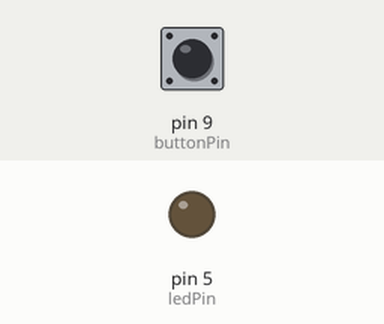
Simulated run of this sketch. Board: Arduino Uno, built with avr-gcc and run on an emulated ATmega328P. On the bench: output pins drawn as LEDs (lit = HIGH). Inputs (shaded band) come from the test bench; at power-on: pin 9 (buttonPin) HIGH.

Above: at 1.2 s.
1.3 s: pin 9 (buttonPin) pulled LOW for 0.15 s
At 2.2 s:
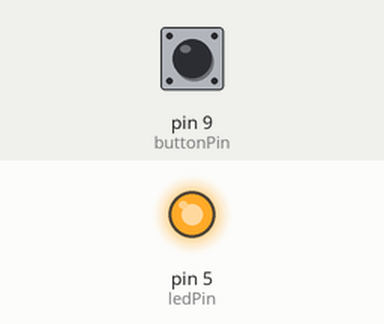
2.9 s: pin 9 (buttonPin) pulled LOW for 1 s
At 3.4 s:
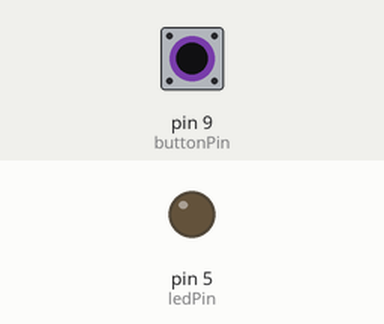
5.4 s: pin 9 (buttonPin) pulled LOW for 3.2 s
At 6.5 s:
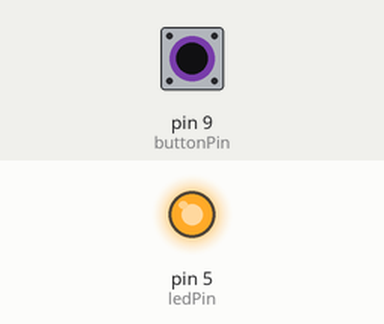
Timing chart, 0 to 8.4 s (numbered marks = the images above; inputs shaded):
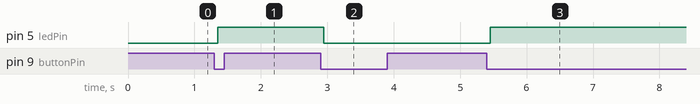

Measured:
- after the input at 1.3 s, pin 5 (ledPin): LOW → HIGH after 0.05 s
- after the input at 2.9 s, pin 5 (ledPin): HIGH → LOW after 0.05 s
- after the input at 5.4 s, pin 5 (ledPin): LOW → HIGH after 0.05 s

The sketch:

toggle-debounced.ino
```cpp
// Module 3 — The Door Panel: one button toggles the LED, debounced.
// Uses millis() (not delay()) so the board stays responsive.
const int ledPin = 5;
const int buttonPin = 9;
const unsigned long debounceDelay = 50;

int ledState = LOW;
int buttonState = HIGH;
int lastButtonState = HIGH;
unsigned long lastDebounceTime = 0;

void setup() {
  pinMode(ledPin, OUTPUT);
  pinMode(buttonPin, INPUT_PULLUP);
}

void loop() {
  int reading = digitalRead(buttonPin);
  if (reading != lastButtonState) {
    lastDebounceTime = millis();
  }
  if ((millis() - lastDebounceTime) > debounceDelay) {
    if (reading != buttonState) {
      buttonState = reading;
      if (buttonState == LOW) {
        ledState = !ledState;
        digitalWrite(ledPin, ledState);
      }
    }
  }
  lastButtonState = reading;
}
```
